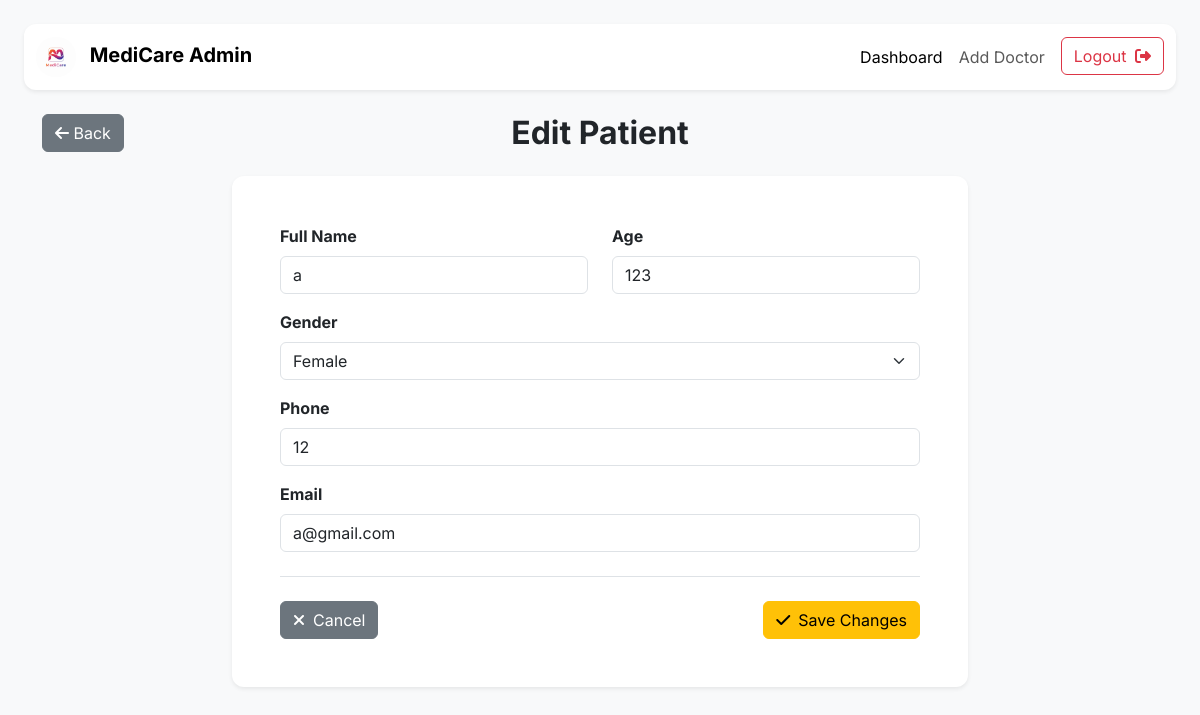
The app's page /edit_patient/1, older data.
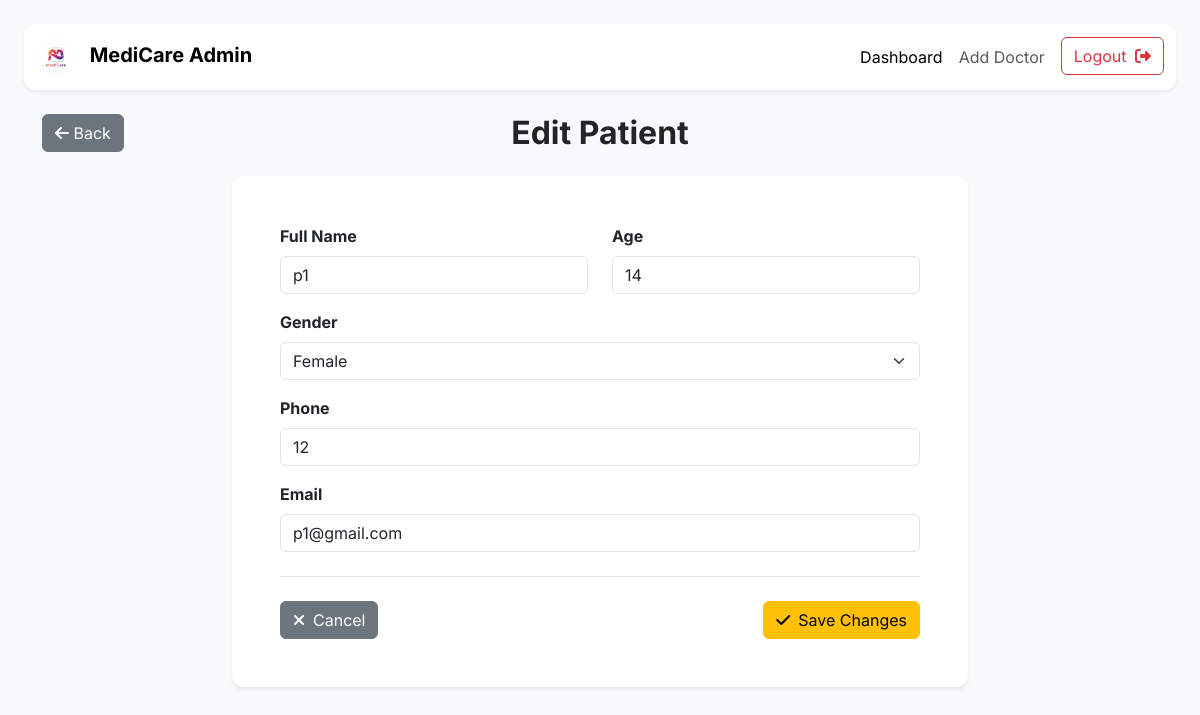
The same page, newer data.
### application/models.py (models this page shows)
class Patient(db.Model):
    __tablename__ = 'patient'
    id = db.Column(db.Integer(),primary_key = True)
    blocked = db.Column(db.Boolean(), default=False, nullable=False)
    user_id = db.Column(db.Integer(), db.ForeignKey('user.id', ondelete="CASCADE"), nullable=False)
    name = db.Column(db.String(), nullable=False)
    age = db.Column(db.Integer(), nullable=False)
    gender = db.Column(db.String(), nullable=False)
    phone = db.Column(db.String(), nullable=False)
    email = db.Column(db.String(), nullable=False)
    appointment = db.relationship('Appointment', backref='patient')

### application/controllers.py (the view, shortened to what this page needs)
@app.route("/edit_patient/<int:id>", methods=['GET','POST'])
def edit_patient(id):
    patient = Patient.query.get_or_404(id)
    return render_template("edit_patient.html", patient=patient, this_user=current_user())

### application/controllers.py (called while the page is built)
def current_user():
    uid = session.get("user_id")
    return User.query.get(uid) if uid else None

### templates/edit_patient.html (shortened to what the changed rows need)
<!DOCTYPE html>
<html lang="en">
<head>
    <link href="https://cdn.jsdelivr.net/npm/bootstrap@5.3.2/dist/css/bootstrap.min.css" rel="stylesheet">
</head>
<body class="p-4">
    <main class="container">
        <div class="d-flex justify-content-between align-items-center mb-4">
            <h2 class="mb-0 fw-bold">Edit Patient</h2>
        </div>
        <div class="row justify-content-center">
            <div class="col-lg-8 col-md-10">
                <div class="card shadow-sm p-4 p-md-5">
                    <form method="post">
                        <div class="row">
                            <div class="col-md-6 mb-3">
                                <label for="patientName" class="form-label fw-bold">Full Name</label>
                                <input type="text" name="name" id="patientName" class="form-control"
                                    value="{{ patient.name }}" required>
                            </div>
                            <div class="col-md-6 mb-3">
                                <label for="patientAge" class="form-label fw-bold">Age</label>
                                <input type="number" name="age" id="patientAge" class="form-control"
                                    value="{{ patient.age }}" min="0">
                            </div>
                        </div>
                        <div class="mb-3">
                            <label for="patientGender" class="form-label fw-bold">Gender</label>
                            <select name="gender" id="patientGender" class="form-select">
                                <option value="Female" {% if patient.gender=='Female' %}selected{% endif %}>Female
                                </option>
                            </select>
                        </div>
                        <div class="mb-3">
                            <label for="patientPhone" class="form-label fw-bold">Phone</label>
                            <input type="text" name="phone" id="patientPhone" class="form-control"
                                value="{{ patient.phone }}">
                        </div>
                        <div class="mb-3">
                            <label for="patientEmail" class="form-label fw-bold">Email</LabeL>
                            <input type="email" name="email" id="patientEmail" class="form-control"
                                value="{{ patient.email }}">
                        </div>
                    </form>
                </div>
            </div>
        </div>
    </main>
</body>
</html>

Row changes from the older to the newer data that the page shows:
changed Patient "Female": name "a" → "p1"; age "123" → "14"; email "a@gmail.com" → "p1@gmail.com"
